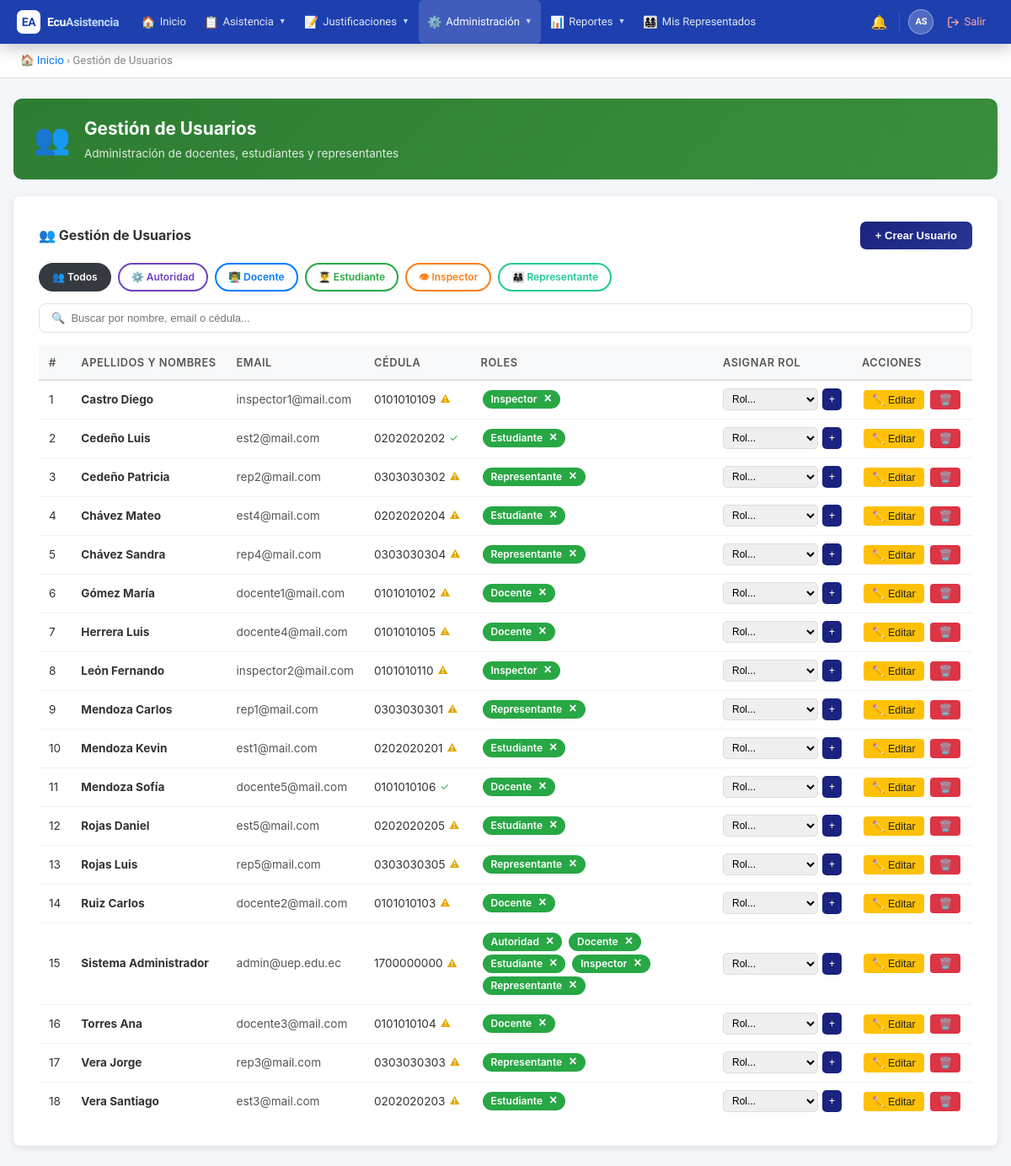
The page /public/?action=users (signed in) on the database as committed earlier.
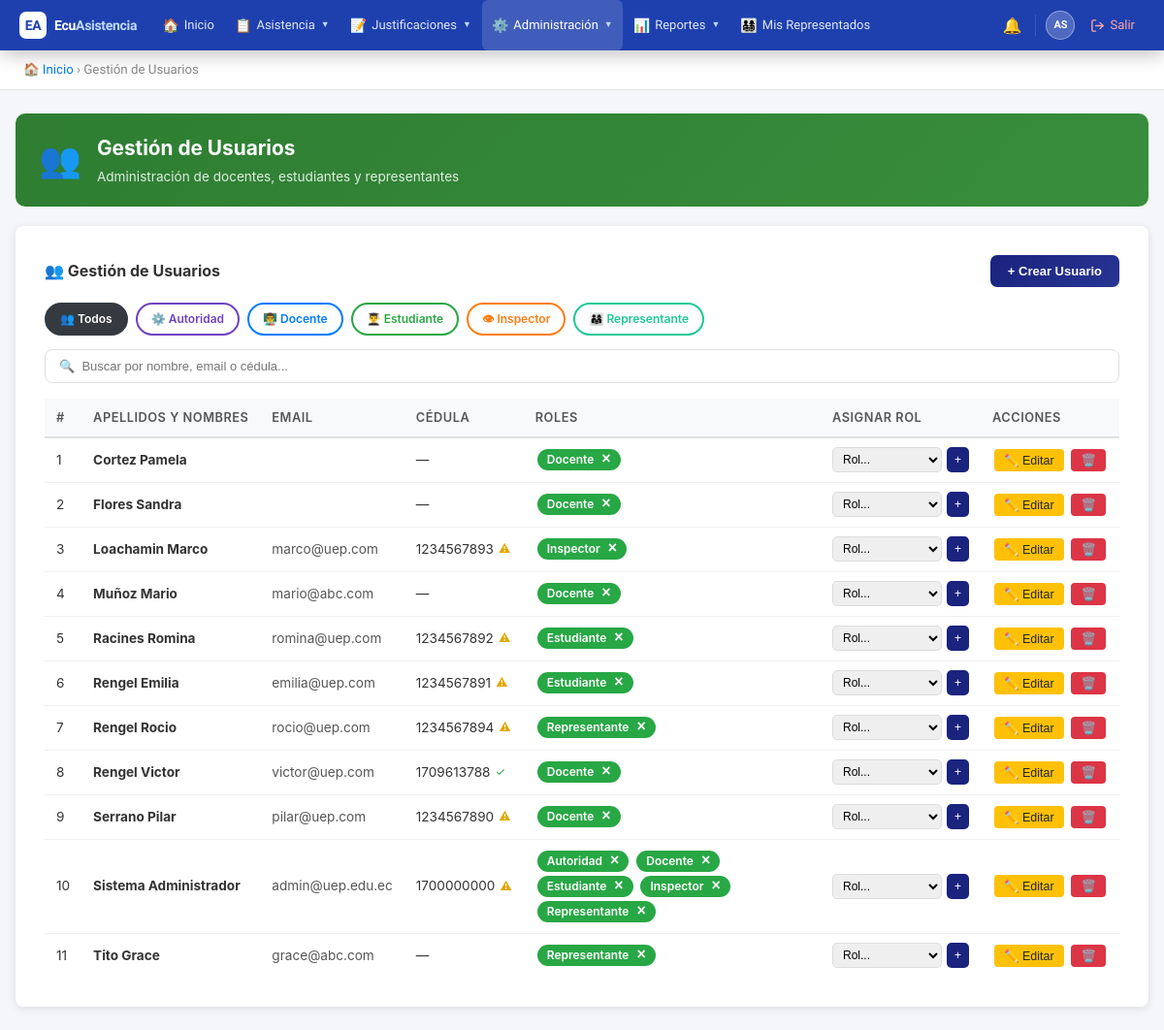
The same page on the database as committed later.
### tables this page shows
CREATE TABLE `roles` (
  `id` int(11) NOT NULL AUTO_INCREMENT,
  `name` varchar(50) NOT NULL,
  `description` text DEFAULT NULL,
  `created_at` timestamp NOT NULL DEFAULT current_timestamp(),
  `updated_at` timestamp NOT NULL DEFAULT current_timestamp() ON UPDATE current_timestamp(),
  PRIMARY KEY (`id`),
  UNIQUE KEY `name` (`name`)
);

CREATE TABLE `users` (
  `id` int(11) NOT NULL AUTO_INCREMENT,
  `institution_id` int(11) NOT NULL,
  `username` varchar(50) NOT NULL,
  `email` varchar(191) DEFAULT NULL,
  `password` varchar(255) NOT NULL,
  `first_name` varchar(100) NOT NULL,
  `last_name` varchar(100) NOT NULL,
  `dni` varchar(20) DEFAULT NULL,
  `phone` varchar(20) DEFAULT NULL,
  `reset_token` varchar(255) DEFAULT NULL,
  `reset_expires` datetime DEFAULT NULL,
  `is_active` tinyint(1) DEFAULT 1,
  `is_superadmin` tinyint(1) NOT NULL DEFAULT 0,
  `created_at` timestamp NOT NULL DEFAULT current_timestamp(),
  `updated_at` timestamp NOT NULL DEFAULT current_timestamp() ON UPDATE current_timestamp(),
  PRIMARY KEY (`id`),
  UNIQUE KEY `username` (`username`),
  UNIQUE KEY `email` (`email`),
  UNIQUE KEY `dni` (`dni`),
  KEY `institution_id` (`institution_id`),
  CONSTRAINT `users_ibfk_1` FOREIGN KEY (`institution_id`) REFERENCES `institutions` (`id`)
);

### controllers/UserController.php (called while the page is built, shortened)
<?php
require_once BASE_PATH . '/models/User.php';
require_once BASE_PATH . '/models/Role.php';
class UserController {
    private $userModel;
    private $roleModel;
    public function __construct() {
        $db = new Database();
        $this->userModel = new User($db);
        $this->roleModel = new Role($db);
    }
    public function index() {
        $users = $this->userModel->getAll();
        $roles = $this->roleModel->getAll();
        include BASE_PATH . '/views/users/index.php';
    }
}

### config/database.php (called while the page is built)
<?php
class Database {
    private $host = 'localhost';
    private $db = 'ecuasistencia2026';
    private $user = 'root';
    private $pass = '';
    private $charset = 'utf8mb4';
    private $pdo;
    public function connect() {
        if ($this->pdo === null) {
            $dsn = "mysql:host={$this->host};dbname={$this->db};charset={$this->charset}";
            $options = [
                PDO::ATTR_ERRMODE => PDO::ERRMODE_EXCEPTION,
                PDO::ATTR_DEFAULT_FETCH_MODE => PDO::FETCH_ASSOC,
                PDO::ATTR_EMULATE_PREPARES => false,
            ];
            try {
                $this->pdo = new PDO($dsn, $this->user, $this->pass, $options);
            } catch (PDOException $e) {
                die('Error de conexión: ' . $e->getMessage());
            }
        }
        return $this->pdo;
    }
}

### models/Role.php (called while the page is built, shortened)
<?php
class Role {
    private $db;
    public function __construct($database) {
        $this->db = $database->connect();
    }
    public function getAll() {
        $sql = "SELECT * FROM roles ORDER BY name";
        $stmt = $this->db->query($sql);
        return $stmt->fetchAll();
    }
}

### models/User.php (called while the page is built, shortened)
<?php
class User {
    public $db;
    public function __construct($database) {
        $this->db = $database->connect();
    }
    public function getAll() {
        $sql = "SELECT u.*, GROUP_CONCAT(r.name) as roles
                FROM users u
                LEFT JOIN user_roles ur ON u.id = ur.user_id
                LEFT JOIN roles r ON ur.role_id = r.id
                WHERE u.institution_id = :institution_id
                GROUP BY u.id
                ORDER BY u.last_name, u.first_name";
        $stmt = $this->db->prepare($sql);
        $stmt->execute([':institution_id' => $_SESSION['institution_id']]);
        return $stmt->fetchAll();
    }
}

### views/users/index.php (the view, shortened to what the changed rows need)
<!DOCTYPE html>
<html lang="es">
<head>
</head>
<body>
<?php include BASE_PATH . '/views/partials/navbar.php'; ?>
<div class="container">
    <div class="page-header" style="background:linear-gradient(135deg,#2e7d32,#388e3c);">
        <div>
            <h1>Gestión de Usuarios</h1>
        </div>
    </div>
    <div class="card">
        <div style="display:flex;justify-content:space-between;align-items:center;margin-bottom:16px;">
            <h2 style="font-size:16px;color:#333;">👥 Gestión de Usuarios</h2>
        </div>
        <?php
        $roleIcons  = ['docente'=>'👨‍🏫','estudiante'=>'👨‍🎓','inspector'=>'👁','autoridad'=>'⚙️','representante'=>'👨‍👩‍👧'];
        $roleColors = [
            'docente'      => ['active'=>'background:#007bff;color:white;border-color:#007bff;',      'outline'=>'color:#007bff;border-color:#007bff;'],
            'estudiante'   => ['active'=>'background:#28a745;color:white;border-color:#28a745;',      'outline'=>'color:#28a745;border-color:#28a745;'],
            'inspector'    => ['active'=>'background:#fd7e14;color:white;border-color:#fd7e14;',      'outline'=>'color:#fd7e14;border-color:#fd7e14;'],
            'autoridad'    => ['active'=>'background:#6f42c1;color:white;border-color:#6f42c1;',      'outline'=>'color:#6f42c1;border-color:#6f42c1;'],
            'representante'=> ['active'=>'background:#20c997;color:white;border-color:#20c997;',      'outline'=>'color:#20c997;border-color:#20c997;'],
        ];
        $currentFilter = $_GET['filter_role'] ?? '';
        ?>
        <div style="display:flex;gap:8px;flex-wrap:wrap;margin-bottom:14px;">
            <a href="?action=users" style="padding:6px 14px;border-radius:20px;text-decoration:none;font-size:12px;font-weight:600;border:2px solid;<?= $currentFilter==='' ? 'background:#343a40;color:white;border-color:#343a40;' : 'color:#343a40;border-color:#343a40;background:white;' ?>">👥 Todos</a>
            <?php foreach($roles as $role):
                $rn=$role['name']; $ico=$roleIcons[$rn]??'👤';
                $col=$roleColors[$rn]??['active'=>'background:#007bff;color:white;border-color:#007bff;','outline'=>'color:#007bff;border-color:#007bff;'];
                $isActive=($currentFilter===$rn); ?>
            <a href="?action=users&filter_role=<?= $rn ?>" style="padding:6px 14px;border-radius:20px;text-decoration:none;font-size:12px;font-weight:600;border:2px solid;<?= $isActive?$col['active']:$col['outline'].'background:white;' ?>">
                <?= $ico ?> <?= ucfirst($rn) ?>
            </a>
            <?php endforeach; ?>
        </div>
        <table id="usersTable">
            <thead>
                <tr>
                    <th style="width:36px;">#</th>
                    <th>Apellidos y Nombres</th>
                    <th>Email</th>
                    <th>Cédula</th>
                    <th>Roles</th>
                    <th>Asignar Rol</th>
                    <th style="width:140px;">Acciones</th>
                </tr>
            </thead>
            <tbody>
            <?php
            $filteredUsers = $users;
            ?>
            <?php if(empty($filteredUsers)): ?>
                <tr><td colspan="7" style="text-align:center;padding:24px;color:#aaa;">No hay usuarios con este rol</td></tr>
            <?php else: ?>
                <?php $counter=1; foreach($filteredUsers as $user): ?>
                <tr data-search="<?= strtolower(htmlspecialchars($user['last_name'].' '.$user['first_name'].' '.$user['email'].' '.($user['dni']??''))) ?>">
                    <td><?= $counter++ ?></td>
                    <td><strong><?= htmlspecialchars($user['last_name'].' '.$user['first_name']) ?></strong></td>
                    <td style="color:#555;"><?= htmlspecialchars($user['email']) ?></td>
                    <td>
                        <?php
                        $dniRaw = $user['dni'] ?? '';
                        if($dniRaw === '') {
                            echo '—';
                        } elseif(ctype_digit($dniRaw) && strlen($dniRaw) === 10) {
                            $prov = (int)substr($dniRaw,0,2);
                            $tercer = (int)$dniRaw[2];
                            $coef=[2,1,2,1,2,1,2,1,2]; $suma=0;
                            for($i=0;$i<9;$i++){ $r=(int)$dniRaw[$i]*$coef[$i]; $suma+=$r>=10?$r-9:$r; }
                            $res=$suma%10; $dv=$res===0?0:10-$res;
                            $cedulaOk = ($prov>=1 && $prov<=24 && $tercer<6 && $dv===(int)$dniRaw[9]);
                            $icon = $cedulaOk
                                ? '<span title="Cédula verificada" style="color:#28a745;font-size:12px;margin-left:5px;vertical-align:middle;cursor:default;">✓</span>'
                                : '<span title="Cédula no verificada" style="color:#e0a800;font-size:12px;margin-left:5px;vertical-align:middle;cursor:help;">⚠</span>';
                            echo '<span style="display:inline-flex;align-items:center;gap:0;white-space:nowrap;">'.htmlspecialchars($dniRaw).$icon.'</span>';
                        } else {
                            echo '<span style="display:inline-flex;align-items:center;gap:4px;white-space:nowrap;">🌐 '.htmlspecialchars($dniRaw).'</span>';
                        }
                        ?>
                    </td>
                    <td>
                        <?php if($user['roles']):
                            $db2=new Database();
                            $stR=$db2->connect()->prepare("SELECT r.id,r.name FROM roles r INNER JOIN user_roles ur ON r.id=ur.role_id WHERE ur.user_id=:uid ORDER BY r.name");
                            $stR->execute([':uid'=>$user['id']]);
                            foreach($stR->fetchAll() as $rd): ?>
                            <span class="badge">
                                <?= ucfirst($rd['name']) ?>
                                <form method="POST" action="?action=remove_role<?= $currentFilter?'&filter_role='.$currentFilter:'' ?>" style="display:inline;" onsubmit="return confirmRemoveRole(event,'<?= ucfirst($rd['name']) ?>','<?= htmlspecialchars(addslashes($user['last_name'].' '.$user['first_name'])) ?>')">
                                    <button type="submit" class="btn-remove-role">×</button>
                                </form>
                            </span>
                        <?php endforeach; else: ?><em style="color:#bbb;font-size:12px;">Sin roles</em><?php endif; ?>
                    </td>
                    <td>
                        <form method="POST" action="?action=assign_role<?= $currentFilter?'&filter_role='.$currentFilter:'' ?>" style="display:inline-flex;gap:5px;">
                            <select name="role_id" required style="padding:4px 6px;font-size:12px;border-radius:5px;border:1px solid #ddd;">
                                <option value="">Rol...</option>
                            </select>
                            <button type="submit" style="padding:4px 8px;font-size:12px;background:#1a237e;color:white;border:none;border-radius:5px;cursor:pointer;">+</button>
                        </form>
                    </td>
                    <td class="action-buttons">
                        <button onclick="openEditModal(<?= $user['id'] ?>)" class="btn-warning btn-sm">✏️ Editar</button>
                        <form method="POST" action="?action=delete_user<?= $currentFilter?'&filter_role='.$currentFilter:'' ?>" style="display:inline;" onsubmit="return confirmDelete(event,'<?= htmlspecialchars(addslashes($user['last_name'].' '.$user['first_name'])) ?>',this)">
                            <button type="submit" class="btn-danger btn-sm">🗑️</button>
                        </form>
                    </td>
                </tr>
                <?php endforeach; ?>
            <?php endif; ?>
            </tbody>
        </table>
    </div>
</div>
</body>
</html>

Rows that differ between the two databases and show on the page:
removed users: last_name+first_name "Castro Diego", email "inspector1@mail.com", dni "0101010109", roles (name "Inspector")
removed users: last_name+first_name "Cedeño Luis", email "est2@mail.com", dni "0202020202", roles (name "Estudiante")
removed users: last_name+first_name "Cedeño Patricia", email "rep2@mail.com", dni "0303030302", roles (name "Representante")
removed users: last_name+first_name "Chávez Mateo", email "est4@mail.com", dni "0202020204", roles (name "Estudiante")
removed users: last_name+first_name "Gómez María", email "docente1@mail.com", dni "0101010102", roles (name "Docente")
removed users: last_name+first_name "Herrera Luis", email "docente4@mail.com", dni "0101010105", roles (name "Docente")
removed users: last_name+first_name "León Fernando", email "inspector2@mail.com", dni "0101010110", roles (name "Inspector")
removed users: last_name+first_name "Mendoza Carlos", email "rep1@mail.com", dni "0303030301", roles (name "Representante")
removed users: last_name+first_name "Mendoza Kevin", email "est1@mail.com", dni "0202020201", roles (name "Estudiante")
removed users: last_name+first_name "Mendoza Sofía", email "docente5@mail.com", dni "0101010106", roles (name "Docente")
removed users: last_name+first_name "Rojas Daniel", email "est5@mail.com", dni "0202020205", roles (name "Estudiante")
removed users: last_name+first_name "Rojas Luis", email "rep5@mail.com", dni "0303030305", roles (name "Representante")
removed users: last_name+first_name "Ruiz Carlos", email "docente2@mail.com", dni "0101010103", roles (name "Docente")
removed users: last_name+first_name "Torres Ana", email "docente3@mail.com", dni "0101010104", roles (name "Docente")
removed users: last_name+first_name "Vera Jorge", email "rep3@mail.com", dni "0303030303", roles (name "Representante")
removed users: last_name+first_name "Vera Santiago", email "est3@mail.com", dni "0202020203", roles (name "Estudiante")
changed users: last_name+first_name "Chávez Sandra" → "Cortez Pamela"; gains roles (name "👨‍🏫", name "Docente"); email "rep4@mail.com" → (not shown); dni "0303030304" → (not shown); loses roles (name "👨‍👩‍👧", name "Representante"); dni "⚠" → "—"
added users: last_name+first_name "Flores Sandra", roles (name "Docente")
added users: last_name+first_name "Loachamin Marco", email "marco@uep.com", dni "1234567893", roles (name "Inspector")
added users: last_name+first_name "Muñoz Mario", email "mario@abc.com", roles (name "Docente")
added users: last_name+first_name "Racines Romina", email "romina@uep.com", dni "1234567892", roles (name "Estudiante")
added users: last_name+first_name "Rengel Emilia", email "emilia@uep.com", dni "1234567891", roles (name "Estudiante")
added users: last_name+first_name "Rengel Rocio", email "rocio@uep.com", dni "1234567894", roles (name "Representante")
added users: last_name+first_name "Rengel Victor", email "victor@uep.com", dni "1709613788", roles (name "Docente")
added users: last_name+first_name "Serrano Pilar", email "pilar@uep.com", dni "1234567890", roles (name "Docente")
added users: last_name+first_name "Tito Grace", email "grace@abc.com", roles (name "Representante")
